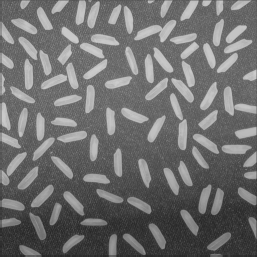
#> input picture Week5/rice.tif, 257 x 257 px
$ python countingRice.py
#> lines starting #> are read from the running program, lines starting #| are printed output that depends on the picture; after the words box and inside, x2 and y2 are one past the last pixel; in counts of white or black regions, pixels touching at a corner belong together
import numpy as np
import matplotlib.pyplot as plt
from skimage import measure, morphology

A = plt.imread('rice.tif')
#> A is the input picture: shape (257, 257); min 40, max 205, mean 111
plt.figure('A')
plt.imshow(A); plt.show()

B1 = A[:150, :] > 145
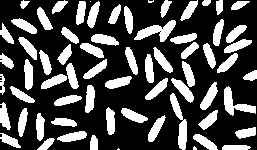
#> B1: shape (150, 257) bool; 29.7% white; 67 white regions (4 under 20 px), largest, box (x1, y1, x2, y2) and area: (134, 20, 176, 42) 406, (170, 93, 187, 150) 395, (224, 86, 256, 116) 364
B2 = A[150:, :] > 110
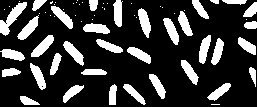
#> B2: shape (107, 257) bool; 21.9% white; 68 white regions (33 under 20 px), largest, box (x1, y1, x2, y2) and area: (0, 2, 27, 36) 330, (31, 35, 54, 57) 236, (17, 15, 39, 40) 230
# plt.figure('B1'); plt.imshow(B1)
# plt.figure('B2'); plt.imshow(B2)
# plt.show()

B1 = morphology.erosion(B1, np.ones((3, 3)))
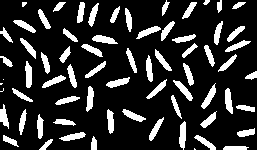
#> B1: shape (150, 257) bool; 17.9% white; 69 white regions (5 under 20 px), largest, box (x1, y1, x2, y2) and area: (179, 121, 186, 150) 152, (25, 61, 32, 88) 145, (201, 83, 216, 109) 145
B2 = morphology.erosion(B2, np.ones((3, 3)))
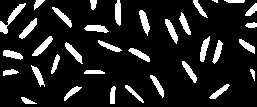
#> B2: shape (107, 257) bool; 13.1% white; 35 white regions (1 under 20 px), largest, box (x1, y1, x2, y2) and area: (0, 3, 26, 34) 208, (32, 36, 53, 56) 150, (139, 10, 150, 36) 147
# plt.figure('B1'); plt.imshow(B1)
# plt.figure('B2'); plt.imshow(B2)
# plt.show()

B = np.vstack((B1, B2))
#> B: shape (257, 257) bool; 15.9% white; 99 white regions (4 under 20 px), largest, box (x1, y1, x2, y2) and area: (0, 153, 26, 184) 208, (179, 121, 186, 150) 152, (223, 146, 249, 153) 150
# plt.figure('B'); plt.imshow(B)
# plt.show()

B = morphology.erosion(B, np.ones((3, 3)))
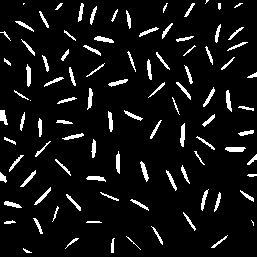
#> B: shape (257, 257) bool; 7.3% white; 98 white regions (8 under 20 px), largest, box (x1, y1, x2, y2) and area: (225, 147, 246, 152) 90, (180, 123, 185, 147) 87, (26, 64, 31, 87) 81
B = measure.label(B)
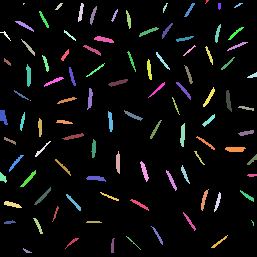
#> B: shape (257, 257) int32; 99 distinct labels, from 0 to 98; one colour per label, 0 black
plt.figure('A');plt.imshow(A)
plt.figure('B');plt.imshow(B)
counter = 0
for r in measure.regionprops(B):
    if r.area > 0:
        plt.plot(r.centroid[1], r.centroid[0], 'ro')
        counter += 1
#> this loop made 98 passes
#> after the loop, counter = 98
plt.show()
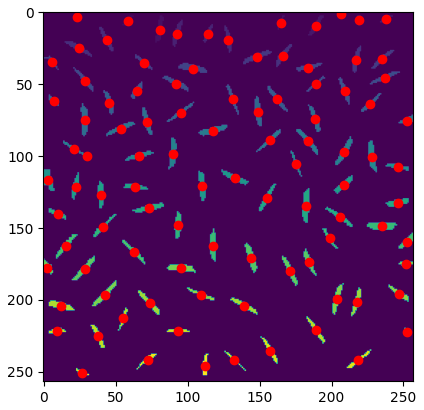
#> figure drawn by matplotlib, 1 panel
print(counter)
#| 98

$ run again, with Week5/dowels.tif copied over Week5/rice.tif
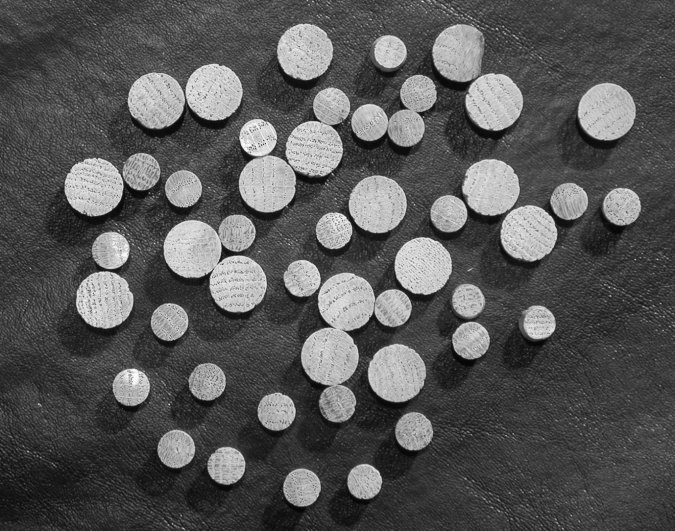
#> input picture Week5/dowels.tif, 675 x 531 px
#> A is the input picture: shape (531, 675); min 2, max 255, mean 86.9
#> `B = measure.label(B)`:
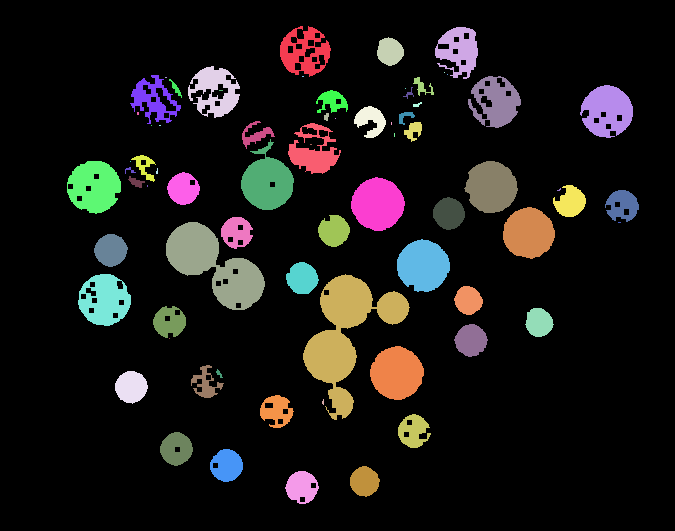
#> B: shape (531, 675) int32; 73 distinct labels, from 0 to 72; one colour per label, 0 black
#> the loop `for r in measure.regionprops(B):` made 72 passes
#> after the loop `for r in measure.regionprops(B):`: counter = 72
#> `plt.show()`:
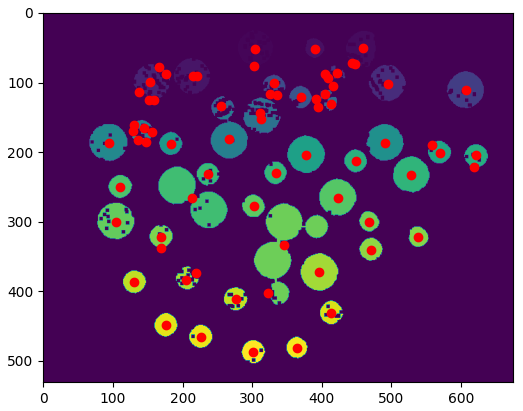
#> figure drawn by matplotlib, 1 panel
#| 72
